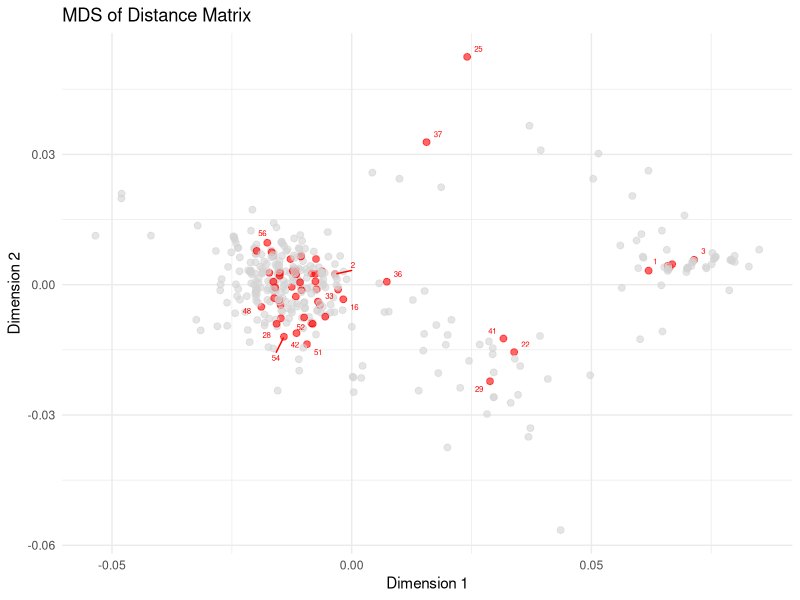

Write R code to recreate this figure.
library(ggplot2)
library(ggrepel)  # Load the ggrepel library

# read the distance matrix from the file
dist_matrix <- read.csv("distance_matrix.csv", row.names = 1)

# Convert the DataFrame to a matrix again
dist_matrix <- as.matrix(dist_matrix)

# Convert the matrix to a dist object
dist_obj <- as.dist(dist_matrix)

# Perform MDS
mds_result <- cmdscale(dist_obj)

# Convert the result to a data frame for plotting
mds_df <- data.frame(Label = rownames(mds_result), Dim1 = mds_result[,1], Dim2 = mds_result[,2])

# Create a vector of your unique labels
unique_labels <- paste0("Unique_", 0:61)

# Create a column for the color, set to "red" for unique labels and "black" for all others
mds_df$color <- ifelse(mds_df$Label %in% unique_labels, "red", "lightgrey")

# Create a column for the labels, which should only have values for the unique labels
# Use the sub function to remove "Unique_" from the labels
mds_df$plot_label <- ifelse(mds_df$Label %in% unique_labels, sub("Unique_", "", mds_df$Label), "")

ggplot(data = mds_df, aes(x = Dim1, y = Dim2, color = color, label = plot_label)) +
  geom_point(size = 2, alpha = 0.6) +
  geom_text_repel(size = 2) +  # Adjust size here. Smaller values will yield smaller font size.
  scale_color_identity() +
  xlab("Dimension 1") +
  ylab("Dimension 2") +
  ggtitle("MDS of Distance Matrix") +
  theme_minimal()

